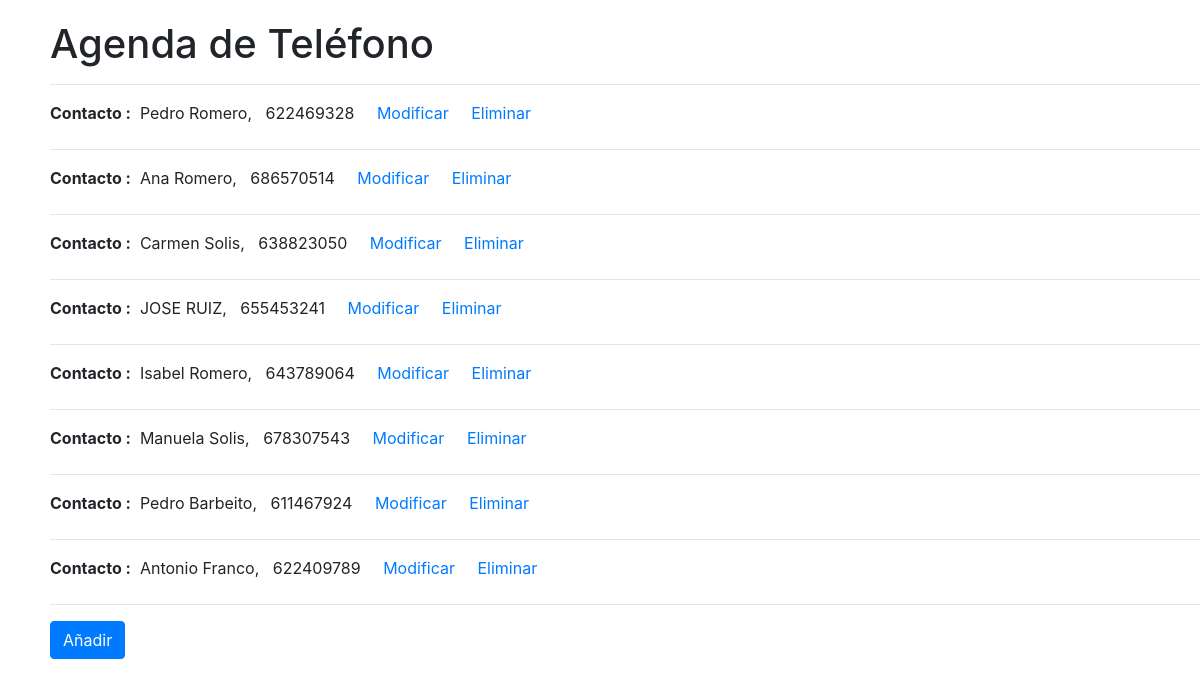
The page / on the database its author committed.
### AgendaTlfApp/models.py (models this page shows, shortened)
class Agenda(models.Model):
   ID = models.AutoField(primary_key=True)
   nombre = models.CharField(max_length=100)
   apellido = models.CharField(max_length=100)
   telefono = models.CharField(max_length=9)

### AgendaTlfApp/views.py (the view)
# urls.py: path('', views.index, name='index'),
def index(request):
   registros = Agenda.objects.all()
   context = {'registros': registros}
   return render(request, 'MiPagina.html', context)

### templates/MiPagina.html (shortened to what this page needs)
<!DOCTYPE html>
<html lang="en">
<head>
   <link rel="stylesheet" href="https://maxcdn.bootstrapcdn.com/bootstrap/4.5.2/css/bootstrap.min.css">
</head>
<body>
<div class="contenedor">
<h1>Agenda de Teléfono</h1>
<hr></hr>
   {% if registros %}
   {% for registro in registros %}
       <label><b>Contacto :</b> &nbsp;{{ registro.nombre }} {{ registro.apellido }}, &nbsp; {{ registro.telefono }} &nbsp;
           &nbsp; <a href="{% url 'modificar' registro.ID %}">Modificar</a> &nbsp;
           &nbsp; <a href="{% url 'eliminar' registro.ID %}">Eliminar</a></label>
       <hr></hr>
   {% endfor %}
{% endif %}
<a href="{% url 'insertar' %}" class="btn btn-primary">Añadir</a>
</div>
</body>
</html>

### templates/MiPagina.html (style rules this page uses)
div { margin-left: 50px; margin-top: 20px; }

### rows shown on the page
Agenda: nombre "Pedro", apellido "Romero", telefono "622469328"
Agenda: nombre "Ana", apellido "Romero", telefono "686570514"
Agenda: nombre "Carmen", apellido "Solis", telefono "638823050"
Agenda: nombre "JOSE", apellido "RUIZ", telefono "655453241"
Agenda: nombre "Isabel", apellido "Romero", telefono "643789064"
Agenda: nombre "Manuela", apellido "Solis", telefono "678307543"
Agenda: nombre "Pedro", apellido "Barbeito", telefono "611467924"
Agenda: nombre "Antonio", apellido "Franco", telefono "622409789"
